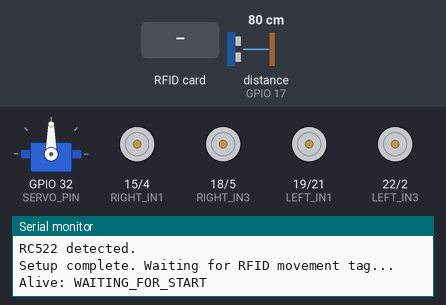
Simulated run of this sketch. Board: ESP32. Shown: servo, motor-driver pin pairs drawn as motors (green arrow = first pin HIGH = forward, orange = second pin HIGH = backward, longer = more drive), the last lines printed to the serial monitor. Inputs (shaded band) come from the test bench; at power-on: distance to the obstacle (sensor on GPIO 17) 80 cm. The echo pulse lasts 58.3 µs per cm.

Above: at 3.3 s.
3.4 s: RFID card DE AD BE EF held to the reader
At 3.57 s:
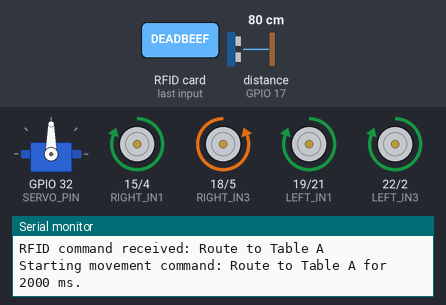
5.2 s: RFID card CA FE BA BE held to the reader
At 6.1 s:
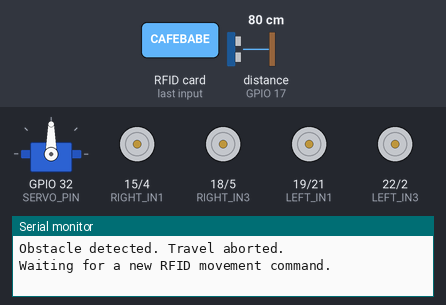
Timing chart, 0 to 8.2 s (numbered marks = the images above; inputs shaded):
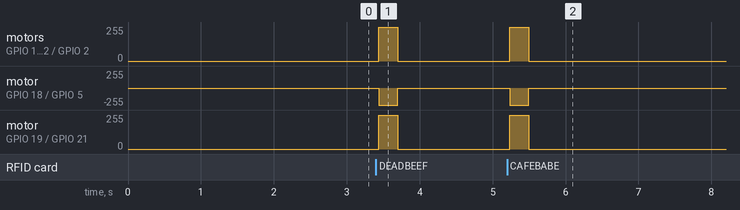

The sketch:

robot.ino
```cpp
#include <SPI.h>
#include <MFRC522.h>
#include <ESP32Servo.h>

// Workflow summary:
// 1. Wait for an RFID tag that represents a delivery destination.
// 2. Drive forward for that table's configured travel time.
// 3. Stop immediately if the ultrasonic sensor, any microswitch, or the IR edge logic trips.
// 4. If travel finishes normally, wait for a second RFID tag to unlock the lid.
// 5. After unlocking, accept the next movement command and relock the lid for the next trip.

// Mock pin definitions for the prototype logic. Replace with the real wiring if this moves beyond a mock sketch.
#define RFID_SS_PIN 33
#define RFID_RST_PIN 13
#define RFID_SCK_PIN 14
#define RFID_MISO_PIN 27
#define RFID_MOSI_PIN 26
#define SERVO_PIN 32
#define ULTRASONIC_TRIGGER 16
#define ULTRASONIC_ECHO 17
#define IR_LEFT 34
#define IR_RIGHT 35
#define MICROSWITCH_LEFT 23
#define MICROSWITCH_CENTER 12
#define MICROSWITCH_RIGHT 25

#define LEFT_IN1 19
#define LEFT_IN2 21
#define LEFT_IN3 22
#define LEFT_IN4 2

#define RIGHT_IN1 15
#define RIGHT_IN2 4
#define RIGHT_IN3 18
#define RIGHT_IN4 5

const unsigned long HEARTBEAT_INTERVAL_MS = 2000UL;
const unsigned long RFID_SETTLE_DELAY_MS = 250UL;
const unsigned long TABLE_A_TRAVEL_MS = 2000UL;
const unsigned long TABLE_B_TRAVEL_MS = 4500UL;
const float OBSTACLE_STOP_DISTANCE_CM = 100.0F;
// Placeholder threshold because the exact IR sensor output behavior was left open for the mock version.
const int IR_EDGE_THRESHOLD = 1800;
// For the SG90 setup described, 90 degrees is locked and 0 degrees is unlocked.
const int SERVO_LOCKED_ANGLE = 90;
const int SERVO_UNLOCKED_ANGLE = 0;

MFRC522 rfid(RFID_SS_PIN, RFID_RST_PIN);
Servo lidServo;

// These states model the full delivery cycle from idle, to driving, to lid unlock.
enum RobotState {
  WAITING_FOR_START,
  MOVING,
  WAITING_FOR_UNLOCK,
  LID_UNLOCKED
};

enum TagAction {
  START_MOVE,
  UNLOCK_LID
};

struct TagCommand {
  byte uid[7];
  byte uidLength;
  TagAction action;
  unsigned long travelTimeMs;
  const char* label;
};

// Placeholder RFID UIDs for Table A, Table B, and lid unlock in the mock flow.
// Replace these tag values and travel times with the real delivery-table data later.
const TagCommand TAG_COMMANDS[] = {
  { { 0xDE, 0xAD, 0xBE, 0xEF }, 4, START_MOVE, TABLE_A_TRAVEL_MS, "Route to Table A" },
  { { 0xCA, 0xFE, 0xBA, 0xBE }, 4, START_MOVE, TABLE_B_TRAVEL_MS, "Route to Table B" },
  { { 0x12, 0x34, 0x56, 0x78 }, 4, UNLOCK_LID, 0UL, "Unlock lid after delivery" }
};
const size_t TAG_COMMAND_COUNT = sizeof(TAG_COMMANDS) / sizeof(TAG_COMMANDS[0]);

unsigned long lastHeartbeatMs = 0;
unsigned long movementStartMs = 0;
unsigned long movementDurationMs = 0;
bool rfidReady = false;
RobotState robotState = WAITING_FOR_START;

const char* getStateName(RobotState state) {
  switch (state) {
    case WAITING_FOR_START:
      return "WAITING_FOR_START";
    case MOVING:
      return "MOVING";
    case WAITING_FOR_UNLOCK:
      return "WAITING_FOR_UNLOCK";
    case LID_UNLOCKED:
      return "LID_UNLOCKED";
  }

  return "UNKNOWN";
}

// Search the command table for a tag UID that matches the scanned card.
const TagCommand* findTagCommand(const MFRC522::Uid& uid) {
  for (size_t commandIndex = 0; commandIndex < TAG_COMMAND_COUNT; commandIndex++) {
    const TagCommand& command = TAG_COMMANDS[commandIndex];

    if (uid.size != command.uidLength) {
      continue;
    }

    bool matches = true;
    for (byte i = 0; i < uid.size; i++) {
      if (uid.uidByte[i] != command.uid[i]) {
        matches = false;
        break;
      }
    }

    if (matches) {
      return &command;
    }
  }

  return nullptr;
}

void printUid(const MFRC522::Uid& uid) {
  Serial.print("UID: ");
  for (byte i = 0; i < uid.size; i++) {
    if (uid.uidByte[i] < 0x10) {
      Serial.print("0");
    }
    Serial.print(uid.uidByte[i], HEX);
    if (i < uid.size - 1) {
      Serial.print(" ");
    }
  }
  Serial.println();
}

// Each motor side is driven by two H-bridge channels.
void driveMotorChannel(int in1Pin, int in2Pin, bool forward) {
  digitalWrite(in1Pin, forward ? HIGH : LOW);
  digitalWrite(in2Pin, forward ? LOW : HIGH);
}

void setLeftMotor(bool forward) {
  driveMotorChannel(LEFT_IN1, LEFT_IN2, forward);
  driveMotorChannel(LEFT_IN3, LEFT_IN4, forward);
}

void setRightMotor(bool forward) {
  driveMotorChannel(RIGHT_IN1, RIGHT_IN2, forward);
  driveMotorChannel(RIGHT_IN3, RIGHT_IN4, !forward);
}

void moveForward() {
  setLeftMotor(true);
  setRightMotor(true);
}

void stopMotors() {
  digitalWrite(LEFT_IN1, LOW);
  digitalWrite(LEFT_IN2, LOW);
  digitalWrite(LEFT_IN3, LOW);
  digitalWrite(LEFT_IN4, LOW);

  digitalWrite(RIGHT_IN1, LOW);
  digitalWrite(RIGHT_IN2, LOW);
  digitalWrite(RIGHT_IN3, LOW);
  digitalWrite(RIGHT_IN4, LOW);
}

// Returns -1 when the ultrasonic sensor does not receive an echo in time.
float readObstacleDistanceCm() {
  digitalWrite(ULTRASONIC_TRIGGER, LOW);
  delayMicroseconds(2);
  digitalWrite(ULTRASONIC_TRIGGER, HIGH);
  delayMicroseconds(10);
  digitalWrite(ULTRASONIC_TRIGGER, LOW);

  unsigned long pulseDuration = pulseIn(ULTRASONIC_ECHO, HIGH, 30000UL);
  if (pulseDuration == 0) {
    return -1.0F;
  }

  return pulseDuration * 0.0343F / 2.0F;
}

bool isObstacleDetected() {
  float distanceCm = readObstacleDistanceCm();
  return distanceCm > 0.0F && distanceCm <= OBSTACLE_STOP_DISTANCE_CM;
}

bool isMicroswitchTriggered() {
  return digitalRead(MICROSWITCH_LEFT) == LOW
    || digitalRead(MICROSWITCH_CENTER) == LOW
    || digitalRead(MICROSWITCH_RIGHT) == LOW;
}

bool isEdgeDetected() {
  // Placeholder analog logic for the mock build. If the final IR modules are used as digital sensors,
  // this function should be rewritten to use digitalRead instead of an analog threshold.
  int leftReading = analogRead(IR_LEFT);
  int rightReading = analogRead(IR_RIGHT);
  return leftReading < IR_EDGE_THRESHOLD || rightReading < IR_EDGE_THRESHOLD;
}

// Safety conditions are checked in priority order while the robot is moving.
const char* getSafetyStopReason() {
  if (isObstacleDetected()) {
    return "Obstacle detected. Travel aborted.";
  }

  if (isMicroswitchTriggered()) {
    return "Microswitch triggered. Travel aborted.";
  }

  if (isEdgeDetected()) {
    return "Edge detected by IR sensor. Travel aborted.";
  }

  return nullptr;
}

void startMovement(unsigned long durationMs, const char* label) {
  // Any new trip begins with the lid returned to its locked transport position.
  lidServo.write(SERVO_LOCKED_ANGLE);
  movementStartMs = millis();
  movementDurationMs = durationMs;
  robotState = MOVING;
  moveForward();

  Serial.print("Starting movement command: ");
  Serial.print(label);
  Serial.print(" for ");
  Serial.print(durationMs);
  Serial.println(" ms.");
}

void finishMovement() {
  stopMotors();
  robotState = WAITING_FOR_UNLOCK;
  movementDurationMs = 0;
  Serial.println("Travel complete. Waiting for RFID unlock tag.");
}

// Any safety-triggered stop sends the robot back to the idle state.
void abortMovement(const char* reason) {
  stopMotors();
  robotState = WAITING_FOR_START;
  movementDurationMs = 0;
  Serial.println(reason);
  Serial.println("Waiting for a new RFID movement command.");
}

// The lid only unlocks after the delivery route completes and an unlock tag is scanned.
void unlockLid() {
  lidServo.write(SERVO_UNLOCKED_ANGLE);
  robotState = LID_UNLOCKED;
  Serial.println("Unlock tag accepted. Lid servo moved to the configured unlock angle.");
}

// Tag actions are accepted only in the state where they make sense.
void handleTagCommand(const TagCommand& command) {
  if (command.action == START_MOVE) {
    // After a delivery is unlocked, the next movement tag starts a new trip and relocks the lid.
    if (robotState == WAITING_FOR_START || robotState == LID_UNLOCKED) {
      startMovement(command.travelTimeMs, command.label);
    } else {
      Serial.print("Ignoring movement tag while state is ");
      Serial.println(getStateName(robotState));
    }
    return;
  }

  if (command.action == UNLOCK_LID) {
    if (robotState == WAITING_FOR_UNLOCK) {
      unlockLid();
    } else {
      Serial.print("Ignoring unlock tag while state is ");
      Serial.println(getStateName(robotState));
    }
  }
}

// Poll the RFID reader once per loop and dispatch the matching command, if any.
void pollRfid() {
  if (!rfid.PICC_IsNewCardPresent() || !rfid.PICC_ReadCardSerial()) {
    return;
  }

  printUid(rfid.uid);

  const TagCommand* command = findTagCommand(rfid.uid);
  if (command == nullptr) {
    Serial.println("RFID tag not recognized. No action taken.");
  } else {
    Serial.print("RFID command received: ");
    Serial.println(command->label);
    handleTagCommand(*command);
  }

  rfid.PICC_HaltA();
  rfid.PCD_StopCrypto1();
  delay(RFID_SETTLE_DELAY_MS);
}

// Movement runs without a blocking delay so safety sensors can stop the robot immediately.
void updateMovement() {
  if (robotState != MOVING) {
    return;
  }

  const char* stopReason = getSafetyStopReason();
  if (stopReason != nullptr) {
    abortMovement(stopReason);
    return;
  }

  if (millis() - movementStartMs >= movementDurationMs) {
    finishMovement();
  }
}

void setup() {
  Serial.begin(115200);
  delay(2000);
  Serial.println();
  Serial.println("Boot OK");
  Serial.print("RC522 pins -> SS:");
  Serial.print(RFID_SS_PIN);
  Serial.print(" RST:");
  Serial.print(RFID_RST_PIN);
  Serial.print(" SCK:");
  Serial.print(RFID_SCK_PIN);
  Serial.print(" MISO:");
  Serial.print(RFID_MISO_PIN);
  Serial.print(" MOSI:");
  Serial.println(RFID_MOSI_PIN);

  Serial.println("Running mock hardware configuration. Update placeholder pins and thresholds before real deployment.");

  // Inputs are configured first so the robot can read all safety sensors immediately.
  pinMode(ULTRASONIC_TRIGGER, OUTPUT);
  pinMode(ULTRASONIC_ECHO, INPUT);
  pinMode(IR_LEFT, INPUT);
  pinMode(IR_RIGHT, INPUT);
  pinMode(MICROSWITCH_LEFT, INPUT_PULLUP);
  pinMode(MICROSWITCH_CENTER, INPUT_PULLUP);
  pinMode(MICROSWITCH_RIGHT, INPUT_PULLUP);

  // Reset and initialize the RFID reader on the configured SPI pins.
  pinMode(RFID_RST_PIN, OUTPUT);
  digitalWrite(RFID_RST_PIN, LOW);
  delay(50);
  digitalWrite(RFID_RST_PIN, HIGH);
  delay(50);

  SPI.begin(RFID_SCK_PIN, RFID_MISO_PIN, RFID_MOSI_PIN, RFID_SS_PIN);
  rfid.PCD_Init();
  delay(20);
  byte version = rfid.PCD_ReadRegister(MFRC522::VersionReg);
  Serial.print("RC522 VersionReg: 0x");
  Serial.println(version, HEX);
  if (version == 0x00 || version == 0xFF) {
    Serial.println("RC522 not detected. Check wiring for SDA/SS, RST, SCK, MISO, MOSI, 3.3V, GND.");
  } else {
    rfidReady = true;
    Serial.println("RC522 detected.");
  }

  // Motor outputs default low so the robot never drives on boot.
  pinMode(LEFT_IN1, OUTPUT);
  pinMode(LEFT_IN2, OUTPUT);
  pinMode(LEFT_IN3, OUTPUT);
  pinMode(LEFT_IN4, OUTPUT);

  pinMode(RIGHT_IN1, OUTPUT);
  pinMode(RIGHT_IN2, OUTPUT);
  pinMode(RIGHT_IN3, OUTPUT);
  pinMode(RIGHT_IN4, OUTPUT);

  // Start with the lid in the locked position for the described SG90 linkage.
  lidServo.setPeriodHertz(50);
  lidServo.attach(SERVO_PIN, 500, 2400);
  lidServo.write(SERVO_LOCKED_ANGLE);

  stopMotors();

  if (rfidReady) {
    Serial.println("Setup complete. Waiting for RFID movement tag...");
  } else {
    Serial.println("Setup complete, but RC522 is not responding.");
  }
}

void loop() {
  // Periodic heartbeat helps confirm the current state over Serial.
  if (millis() - lastHeartbeatMs >= HEARTBEAT_INTERVAL_MS) {
    lastHeartbeatMs = millis();

    Serial.print("Alive: ");
    Serial.println(rfidReady ? getStateName(robotState) : "RC522 not detected");
  }

  // Keep the robot stopped if the RFID reader is not available.
  if (!rfidReady) {
    delay(100);
    return;
  }

  // RFID is checked every pass so the sketch can react quickly to start and unlock commands.
  pollRfid();

  // Movement updates happen separately so safety checks are not blocked by a long delay.
  updateMovement();

  delay(25);
}
```

Measured:
- after the input at 3.4 s, motor on GPIO 15 (RIGHT_IN1) / GPIO 4 (RIGHT_IN2), motor on GPIO 19 (LEFT_IN1) / GPIO 21 (LEFT_IN2), motor on GPIO 22 (LEFT_IN3) / GPIO 2 (LEFT_IN4): stopped → forward 255/255 at once, → stopped 0.26 s later; motor on GPIO 18 (RIGHT_IN3) / GPIO 5 (RIGHT_IN4): stopped → backward 255/255 at once, → stopped 0.26 s later
- after the input at 5.2 s, motor on GPIO 15 (RIGHT_IN1) / GPIO 4 (RIGHT_IN2), motor on GPIO 19 (LEFT_IN1) / GPIO 21 (LEFT_IN2), motor on GPIO 22 (LEFT_IN3) / GPIO 2 (LEFT_IN4): stopped → forward 255/255 at once, → stopped 0.26 s later; motor on GPIO 18 (RIGHT_IN3) / GPIO 5 (RIGHT_IN4): stopped → backward 255/255 at once, → stopped 0.26 s later
